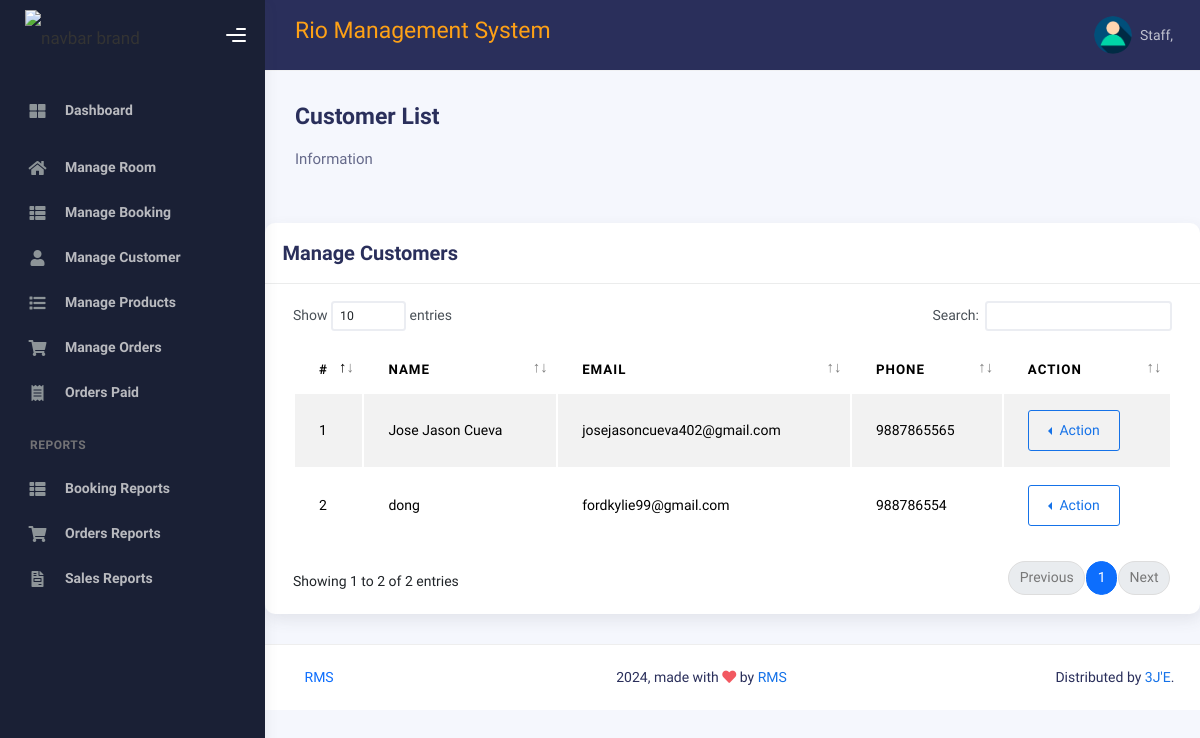
The page /staff/customer.php on the database as committed earlier.
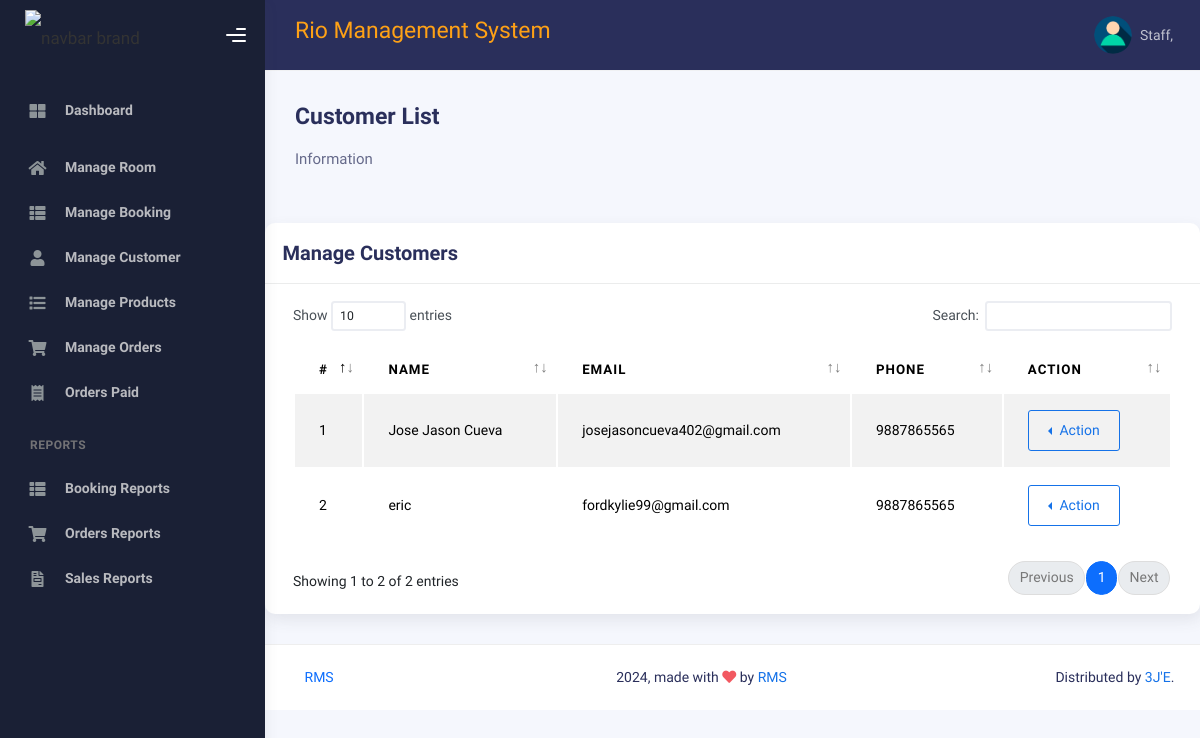
The same page on the database as committed later.
### tables this page shows
CREATE TABLE `customer` (
  `id` int(11) NOT NULL,
  `name` varchar(100) NOT NULL,
  `email` varchar(100) NOT NULL,
  `password` varchar(255) NOT NULL,
  `phone` bigint(11) NOT NULL,
  `date_created` timestamp NOT NULL DEFAULT current_timestamp(),
  `verified` tinyint(4) DEFAULT 0
);

### staff/customer.php (the view, shortened to what this page needs)
<?php
include("config/connect.php");
?>
<!DOCTYPE html>
<html lang="en">
<head>
    <link rel="stylesheet" href="assets/css/bootstrap.min.css" />
    <link rel="stylesheet" href="assets/css/plugins.min.css" />
    <link rel="stylesheet" href="assets/css/kaiadmin.min.css" />
    <link rel="stylesheet" href="assets/css/demo.css" />
</head>
<body>
<div class="wrapper">
    <?php include("include/sidenavigation.php");?>
    <div class="main-panel">
        <?php include("include/header.php");?>
        <div class="container">
          <div class="page-inner">
            <div class="d-flex align-items-left align-items-md-center flex-column flex-md-row pt-2 pb-4">
              <div>
                <h3 class="fw-bold mb-3">Customer List</h3>
                <h6 class="op-7 mb-2">Information</h6>
              </div>
            </div>
          </div>
          <div class="row">
              <div class="col-md-12">
                <div class="card">
                  <div class="card-header">
                    <div class="d-flex align-items-center">
                      <h4 class="card-title mb-0">Manage Customers</h4>
                    </div>
                  </div>
                  <div class="card-body">
                    <div class="table-responsive">
                      <table
                        id="basic-datatables"
                        class="display table table-striped table-hover" style="width: 100%;">
                        <thead>
                          <tr>
                            <th>#</th>
                            <th>Name</th>
                            <th>Email</th>
                            <th>Phone</th>
                            <th>Action</th>
                          </tr>
                        </thead>
                        <tbody>
                          <?php
                          $sql = "SELECT id, name, email, phone FROM customer";
                          $result = $conn->query($sql);
                          $cnt = 1;
                          if ($result->num_rows > 0) {
                              while ($row = $result->fetch_assoc()) {
                          ?>
                              <tr>
                                  <td><?php echo $cnt; ?></td>
                                  <td><?php echo $row['name']; ?></td>
                                  <td><?php echo $row['email']; ?></td>
                                  <td><?php echo $row['phone']; ?></td>
                                  <td>
                                      <div class="btn-group dropstart">
                                      <button
                                        type="button"
                                        class="btn btn-primary btn-border dropdown-toggle"
                                        data-bs-toggle="dropdown"
                                        aria-haspopup="true"
                                        aria-expanded="false"
                                      >
                                        Action
                                      </button>
                                    </div>
                                  </td>
                              </tr>
                          <?php
                              $cnt++;
                              }
                          }
                          ?>
                        </tbody>
                    </table>
                    </div>
                  </div>
                </div>
              </div>
          </div>
          <?php include("include/footer.php");?>
    </div>
</div>
</div>
</body>
</html>

Rows that differ between the two databases and show on the page:
removed customer: name "dong", email "fordkylie99@gmail.com", phone "988786554"
added customer: name "eric", email "fordkylie99@gmail.com", phone "9887865565"
